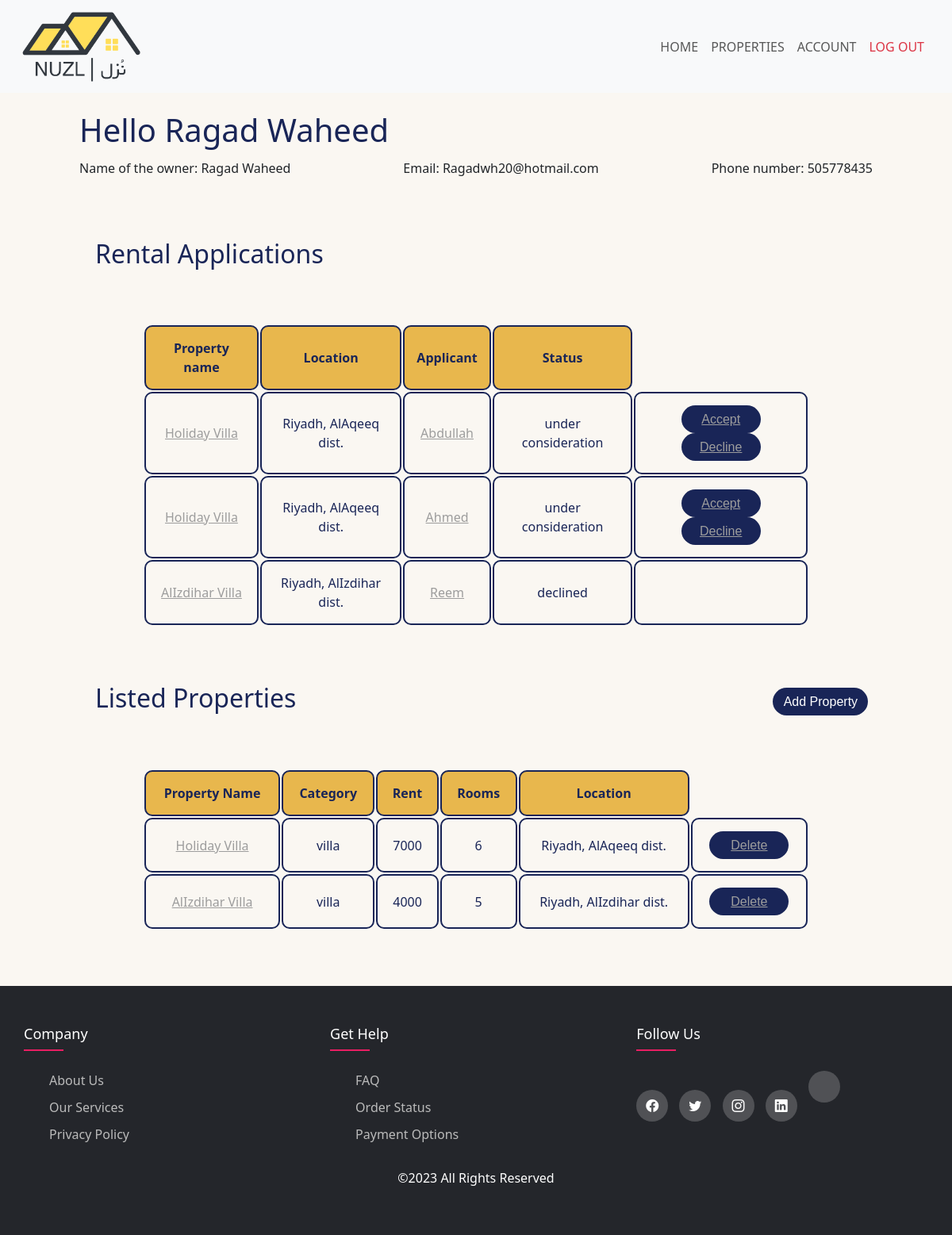
The app's page /HomeOwner.php (signed in) with its own data.
### tables this page shows
CREATE TABLE `homeowner` (
  `id` int(10) UNSIGNED NOT NULL,
  `name` varchar(50) NOT NULL,
  `phone_number` int(20) NOT NULL,
  `email_address` varchar(100) NOT NULL,
  `password` varchar(255) NOT NULL
);

CREATE TABLE `rentalapplication` (
  `id` int(10) UNSIGNED NOT NULL,
  `property_id` int(10) UNSIGNED NOT NULL,
  `home_seeker_id` int(10) UNSIGNED NOT NULL,
  `application_status_id` int(10) UNSIGNED NOT NULL
);

CREATE TABLE `property` (
  `id` int(10) UNSIGNED NOT NULL,
  `homeowner_id` int(11) UNSIGNED NOT NULL,
  `property_category_id` int(11) UNSIGNED NOT NULL,
  `name` varchar(50) NOT NULL,
  `rooms` tinyint(2) NOT NULL,
  `rent_cost` decimal(10,0) NOT NULL,
  `location` varchar(150) NOT NULL,
  `max_tanants` tinyint(2) NOT NULL,
  `description` text NOT NULL
);

CREATE TABLE `homeseeker` (
  `id` int(10) UNSIGNED NOT NULL,
  `first_name` varchar(50) NOT NULL,
  `last_name` varchar(50) NOT NULL,
  `age` tinyint(3) NOT NULL,
  `family_members` tinyint(3) NOT NULL,
  `income` decimal(10,0) NOT NULL,
  `job` varchar(100) NOT NULL,
  `phone_number` int(20) NOT NULL,
  `email_address` varchar(100) NOT NULL,
  `password` varchar(255) NOT NULL
);

CREATE TABLE `applicationstatus` (
  `id` int(10) UNSIGNED NOT NULL,
  `status` enum('under consideration','declined','accepted') NOT NULL
);

CREATE TABLE `propertycategory` (
  `id` int(10) UNSIGNED NOT NULL,
  `category` varchar(20) NOT NULL
);

### HomeOwner.php (the view, shortened to what this page needs)
<?php
$conn = mysqli_connect("localhost", "root", "root", "nuzl");
  $homeowner_id = $_SESSION['userID'];
  $homeowner_info_query = "SELECT * FROM homeowner WHERE id = $homeowner_id";
  $homeowner_info_result = mysqli_query($conn, $homeowner_info_query);
  $homeowner_info = mysqli_fetch_assoc($homeowner_info_result);
  $rental_applications_query = "SELECT ra.id, s.status, pc.category, p.name AS property_name, p.location AS property_location, h.name AS homeowner_name, a.first_name AS homeseeker_name, a.id AS homeseeker_id, p.id AS property_id
FROM rentalapplication ra
JOIN property p ON ra.property_id = p.id
JOIN homeowner h ON p.homeowner_id = h.id
JOIN homeseeker a ON ra.home_seeker_id = a.id
JOIN applicationstatus s ON ra.application_status_id = s.id
JOIN propertycategory pc ON p.property_category_id = pc.id
WHERE h.id = $homeowner_id;";
if (!$rental_applications_result = mysqli_query($conn, $rental_applications_query)) {
    die("MySQL query1 failed: " . mysqli_error($conn));
}
if (mysqli_num_rows($rental_applications_result) == 0) {
    echo "No rental applications found for this homeowner.";
} else {
    $rental_applications = mysqli_fetch_all($rental_applications_result, MYSQLI_ASSOC);
}
$unrented_properties_query = "SELECT p.*, c.category
    FROM property p
    JOIN propertycategory c ON p.property_category_id = c.id
    WHERE p.homeowner_id = $homeowner_id
    AND p.id NOT IN (
        SELECT property_id
        FROM rentalapplication
        WHERE application_status_id = (
            SELECT id FROM applicationstatus WHERE status = 'accepted'
        )
    )";
  $unrented_properties_result = mysqli_query($conn, $unrented_properties_query);
  $unrented_properties = mysqli_fetch_all($unrented_properties_result, MYSQLI_ASSOC);
?>
<!DOCTYPE html>
<html lang="en">
<head>
    <link rel="stylesheet" href="https://cdn.jsdelivr.net/npm/bootstrap-icons@1.10.3/font/bootstrap-icons.css">
    <link rel="stylesheet" href="https://cdn.jsdelivr.net/npm/bootstrap@5.3.0-alpha2/dist/css/bootstrap.min.css">
    <link rel="stylesheet" href="base.css">
    <link rel="stylesheet" href="homeowner.css">
</head>
<body>
    <nav class="navbar navbar-expand-lg bg-body-tertiary fixed-top">
        <div class="container">
            <a class="navbar-brand" href="homepage.html"><img id="logo" src="images/Nuzl logo.png" alt="Nuzl logo" width="150"
                    height="90" class="d-inline-block align-text-top"></a>
            <div class="collapse navbar-collapse" id="navbarSupportedContent">
                <ul class="navbar-nav ms-auto mb-2 mb-lg-0">
                    <li class="nav-item">
                        <a class="nav-link" href="homepage.html">Home</a>
                    </li>
                    <li class="nav-item">
                        <a class="nav-link" href="#prop">Properties</a>
                    </li>
                    <li class="nav-item">
                        <a class="nav-link" href="#Account">Account</a>
                    </li>
                    <li class="nav-item ">
                        <a class="nav-link link-danger" href="logout.php">Log Out</a>
                    </li>
                </ul>
            </div>
        </div>
    </nav>
        <div id="head">
      <h1 id="h1_ho"> Hello <?php echo $homeowner_info['name']; ?> </h1>
    </div>
    <div id="info">
      <p id="p1"> Name of the owner: <?php echo $homeowner_info['name']; ?> </p>
      <p id="p2"> Email: <?php echo $homeowner_info['email_address']; ?></p>
      <p id="p3"> Phone number: <?php echo $homeowner_info['phone_number']; ?> </p>
    </div>
    <main>
            <h2>  Rental Applications </h2>
        <br> <br>
      <table class="RA">
            <thead>
                 <tr>
                   <th> Property name </th>
                   <th> Location </th>
                   <th> Applicant </th>
                   <th> Status </th>
                 </tr>
            </thead>
            <tbody>
          <?php if (isset($rental_applications)) {
              $count=0;
  foreach ($rental_applications as $application) {
      $count++; ?>
    <tr>
      <td>
        <a href="propertyDetails.php?property_id=<?php echo $application['property_id']; ?>">
          <p class="property"><?php echo $application['property_name']; ?></p>
        </a>
      </td>
      <td><?php echo $application['property_location']; ?></td>
      <td>
          <a href="applicantInfo.php?id= <?php echo $application['homeseeker_id'];?>">
             <p class="applicant"><?php echo $application["homeseeker_name"]; ?> </p>
          </a>
      </td>
      <td id="status<?php echo $count;?>"><?php echo $application['status']; ?></td>
      <td id="buttons<?php echo $count;?>">
        <?php if ($application['status'] == 'under consideration') { ?>
    <button type="submit" name="action" value="accept" class="a" onclick="changeStatus(this.value,<?php echo $application['id']?>,<?php echo $count?>,<?php echo $application['property_id']?>)"> Accept </button>
    <button type="submit" name="action" value="decline" class="d" onclick="changeStatus(this.value,<?php echo $application['id']?>,<?php echo $count?>,<?php echo $application['property_id']?>)"> Decline </button>
<?php } ?>
      </td>
    </tr>
  <?php }
} ?>
        </tbody>
        </table>
        <br> <br> <br> <br>
        <h2> Listed Properties </h2>
        <div class="btn">
            <button id="ADD">  <a  href="addProperty.php"> Add Property </a> </button>
        </div>
            <table class="LP">
            <thead>
                 <tr>
                   <th> Property Name </th>
                   <th> Category </th>
                   <th> Rent </th>
                   <th> Rooms </th>
                   <th> Location </th>
                 </tr>
            </thead>
            <tbody>
                 <?php if (isset($unrented_properties)) {
          $count2=0;
          foreach ($unrented_properties as $property) {
              $count2++;
              ?>
            <tr>
              <td id="Pinfoo<?php echo $count2?>"> <a href="propertyDetails.php?property_id=<?php echo $property['id']; ?>"> <p class="property"> <?php echo $property['name']; ?> </p> </a></td>
              <td class="Pinfo <?php echo $count2?>"> <?php echo $property['category']; ?> </td>
              <td class="Pinfo <?php echo $count2?>"> <?php echo $property ["rent_cost"]; ?> </td>
              <td class="Pinfo <?php echo $count2?>"> <?php echo $property['rooms']; ?> </td>
              <td class="Pinfo <?php echo $count2?>"> <?php echo $property['location']; ?> </td>
              <td>
                <button type="button" id="delete_button" class="d" onclick="deleteP(<?php echo $property['id'];?>, <?php echo $count2?>)"> Delete </button>
              </td>
            </tr>
          <?php }
                 }?>
        </tbody>
          </table>
    </main>
    <footer class="footer">
        <div class="container">
            <div class="row">
                <div class="footer-col">
                    <h4>company</h4>
                    <ul>
                        <li><a href="#">about us</a></li>
                        <li><a href="#">our services</a></li>
                        <li><a href="#">privacy policy</a></li>
                    </ul>
                </div>
                <div class="footer-col">
                    <h4>get help</h4>
                    <ul>
                        <li><a href="#">FAQ</a></li>
                        <li><a href="#">order status</a></li>
                        <li><a href="#">payment options</a></li>
                    </ul>
                </div>
                <div class="footer-col">
                    <h4>follow us</h4>
                    <div class="social-links">
                        <a href="#"><i class="bi bi-facebook"></i></a>
                        <a href="#"><i class="bi bi-twitter"></i></a>
                        <a href="#"><i class="bi bi-instagram"></i></a>
                        <a href="#"><i class="bi bi-linkedin"></i></a>
                        <a href="update_application.php"></a>
                    </div>
                </div>
                <p>&copy;2023 All Rights Reserved</p>
            </div>
        </div>
    </footer>
</body>
</html>

### base.css (style rules this page uses)
* { margin: 0; padding: 0; box-sizing: border-box; }
body { background-color: #FAF7F2; }
.navbar-nav a { font-size: 16px; text-transform: uppercase; font-weight: 500; }
.nav-item { border-radius: 10px; }
.container { max-width: 1170px; margin: auto; }
.row { display: flex; flex-wrap: wrap; }
.footer ul { list-style: none; }
.footer { background-color: #24262b; padding: 50px 0; line-height: 1.5; }
.footer-col { width: 33%; padding: 0 15px; }
.footer-col h4 { font-size: 18px; color: #ffffff; text-transform: capitalize; margin-bottom: 35px; font-weight: 500; position: relative; }
.footer-col h4::before { content: ''; position: absolute; left: 0; bottom: -10px; background-color: #e91e63; height: 2px; box-sizing: border-box; width: 50px; }
.footer-col ul li:not(:last-child) { margin-bottom: 10px; }
.footer-col ul li a { font-size: 16px; text-transform: capitalize; color: #ffffff; text-decoration: none; font-weight: 300; color: #bbbbbb; display: block; transition: all 0.3s ease; }
.footer-col .social-links a { display: inline-block; height: 40px; width: 40px; background-color: rgba(255, 255, 255, 0.2); margin: 0 10px 10px 0; text-align: center; line-height: 40px; border-radius: 50%; color: #ffffff; transition: all 0.5s ease; }
.footer p { color: #fff; margin: 15px 0 10px 0; font-size: 1rem; font-weight: 300; text-align: center; }

### homeowner.css (style rules this page uses)
main , header { display: flex; align-items: center; flex-wrap: wrap; margin-top: 25%; }
body { justify-content: center; background-color: #FAF7F2; }
h1 , h2 { color: #192557; }
h2 { padding: 0% 10% ; text-align: center; }
.RA table, .RA th, .RA tr, .RA td , .LP table, .LP th, .LP tr, .LP td { border: 2px solid; text-align: center; margin: auto; padding: 15px; justify-content: center; color: #192557; border-radius: 10px; }
table { margin-bottom: 10px; border-collapse:initial; width: 80%; padding: 5%; margin-left:auto; margin-right:auto; }
.a , .d , .property , .applicant, .del { display: inline; cursor: pointer; text-decoration: underline; color: #9D9D9D; }
#info { display: inline; text-align: center; }
.LP th, .RA th { background-color: #E8B74D; }
header , #info , #head { position: absolute; top: 0; left: 0; width: 100%; padding: 20px 100px; display: flex; justify-content: space-between; align-items: center; }
#info { margin-top: 15%; }
#head { margin-top: 10%; }
button { cursor:pointer; background-color: #192557; font: 1em 'Trebuchet MS', sans-serif; border: none; transition: all 0.3s ease-in-out; border-radius: 40px; min-height: 35px; min-width: 100px; }
a { text-decoration: none; color: #ffffff; }
#ADD { min-width: 120px; }
.btn { position: relative; left: 39%; }

### records on screen
homeowner: name "Ragad Waheed", email_address "Ragadwh20@hotmail.com", phone_number "505778435"
rentalapplication: property.name "Holiday Villa", property.location "Riyadh, AlAqeeq dist.", home_seeker.first_name "Abdullah", application_status.status "under consideration"
rentalapplication: property.name "Holiday Villa", property.location "Riyadh, AlAqeeq dist.", home_seeker.first_name "Ahmed", application_status.status "under consideration"
rentalapplication: property.name "AlIzdihar Villa", property.location "Riyadh, AlIzdihar dist.", home_seeker.first_name "Reem", application_status.status "declined"
property: name "Holiday Villa", property_category.category "villa", rent_cost "7000", rooms "6", location "Riyadh, AlAqeeq dist."
property: name "AlIzdihar Villa", property_category.category "villa", rent_cost "4000", rooms "5", location "Riyadh, AlIzdihar dist."
